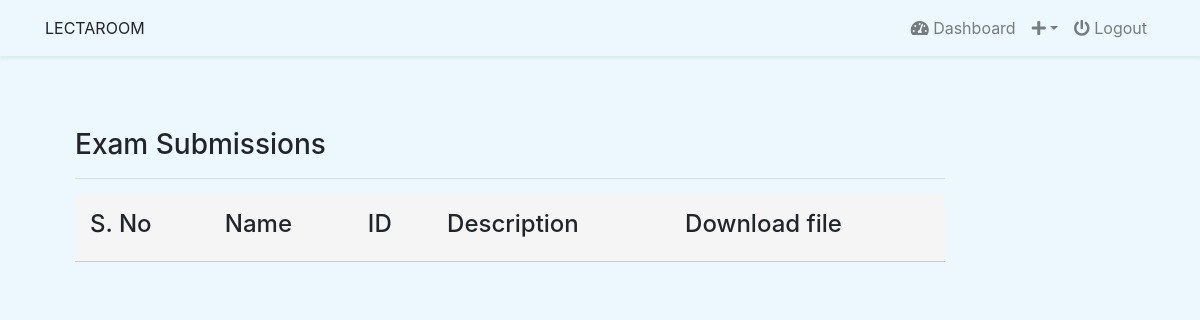
The page /class/exam-submission-list/ (signed in) on the database as committed earlier.
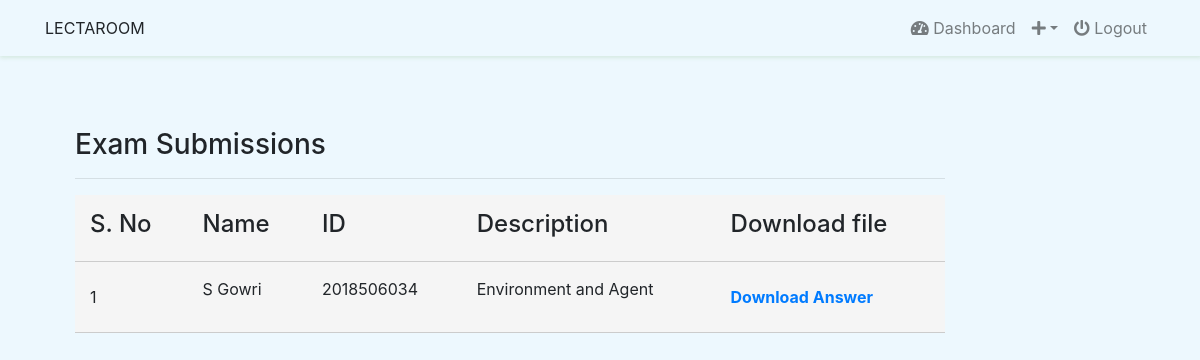
The same page on the database as committed later.
### classroom/models.py (models this page shows, shortened)
class ExamSubmission(models.Model):
    user = models.ForeignKey(User, on_delete=models.CASCADE)
    name = models.CharField(max_length=100)
    university_id = models.CharField(max_length=100)
    content = models.TextField(null=True, blank=True)
    file = models.FileField(null=True, blank=True)
    submitted_at = models.DateTimeField(auto_now_add=True, null=True)

### classroom/views/assignment.py (the view)
# urls.py: path('exam-submission-list/', ExamSubmissionListView.as_view(), name='exam-submission-list'),
class ExamSubmissionListView(ListView):
    model = ExamSubmission
    template_name = 'core/instructor/exam_submission_list.html'
    context_object_name = 'exam_submission'
    @method_decorator(login_required(login_url=reverse_lazy('login')))
    def dispatch(self, request, *args, **kwargs):
        return super().dispatch(self.request, *args, **kwargs)
    def get_queryset(self):
        return self.model.objects.all().order_by('-id')  # filter(user_id=self.request.user.id).order_by('-id')

### templates/core/instructor/exam_submission_list.html (shortened to what this page needs)
{% extends 'base.html' %}
{% load static %}
{% block content %}
<div class="container">
    <div class="col-12 col-sm-6 col-md-10">
        <br>
            <br><br>
                    <strong><h3>Exam Submissions</h3></strong>
        <hr/>
            <table>
                <thead>
                <tr>
                    <th><h4>S. No</h4></th>
                    <th><h4>Name</h4></th>
                    <th><h4>ID</h4></th>
                    <th><h4>Description</h4></th>
                    <th><h4>Download file</h4></th>
                </tr>
                </thead>
                <tbody>
            {% for foo in exam_submission %}
            <tr>
                <td>{{forloop.counter}}</td>
                <td><p>{{ foo.name }} </p></td>
                <td><p>{{ foo.university_id }} </p></td>
                <td><p>{{ foo.content }}  </p></td>
                <td><a href="{{foo.file.url}}" download><b>Download Answer</b></a></td>
             </tr>
                {% endfor %}
                </tbody>
            </table>
            <br/>
            <br/>
        </div>
    </div>
{% endblock %}

Rows that differ between the two databases and show on the page:
added ExamSubmission: name "S Gowri", university_id "2018506034", content "Environment and Agent"
